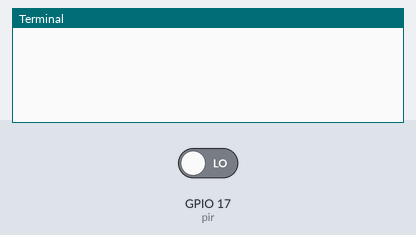
A program run on a simulated Raspberry Pi (BCM pin numbers). On the bench: the last lines printed to the terminal. The test bench sets the inputs (shaded band); at power-on: GPIO 17 (pir) LOW. The clock reads 2024-03-15 10:24:30 at power-on unless the program sets it; the camera gives no picture and a still takes 0.5 s.

Above: at 1.2 s.
1.3 s: GPIO 17 (pir) driven HIGH
At 2.4 s:
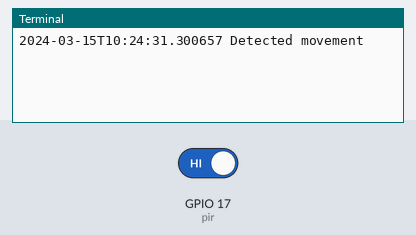
2.8 s: GPIO 17 (pir) driven LOW
At 3.5 s:
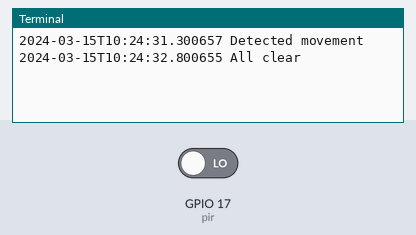

Measured:
- after the input at 1.3 s, the terminal: prints a new line at once (image 1)
- after the input at 2.8 s, the terminal: prints a new line at once (image 2)

The program:

example.py
```python
from gpiozero import MotionSensor
from picamera import PiCamera
from datetime import datetime
from signal import pause

pir = MotionSensor(17)
camera = PiCamera()

def capture():
    timestamp = datetime.now().isoformat()
    print('%s Detected movement' % timestamp)
    camera.capture('/home/pi/%s.jpg' % timestamp)

def not_moving():
    timestamp = datetime.now().isoformat()
    print('%s All clear' % timestamp)

pir.when_motion = capture
pir.when_no_motion = not_moving

pause()
```
